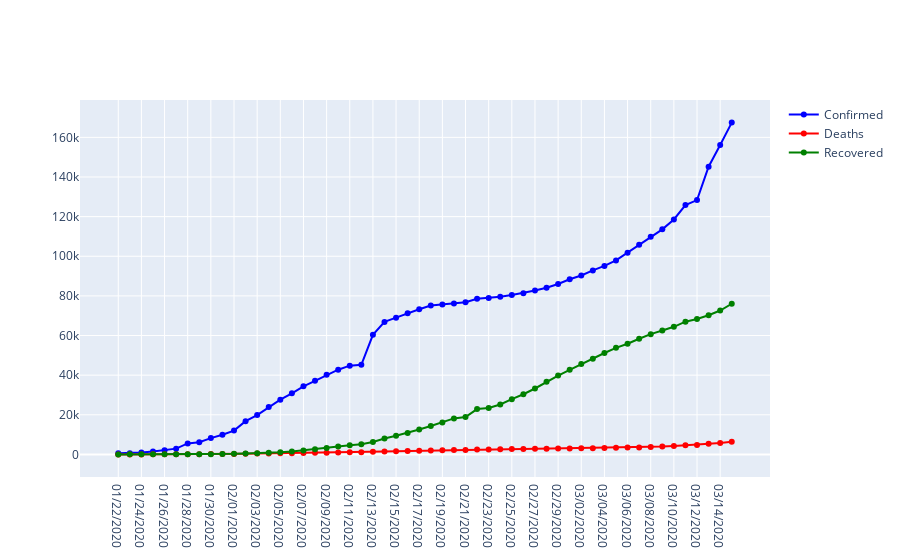

This figure's notebook cell:
### Code cell
fig=go.Figure()
fig.add_trace(go.Scatter(x=confirmed['Date'],y=confirmed['Confirmed'],mode='lines+markers',name='Confirmed',line=dict(color='blue',width=2)))

fig.add_trace(go.Scatter(x=death['Date'],y=death['Deaths'],mode='lines+markers',name='Deaths',line=dict(color='red',width=2)))
fig.add_trace(go.Scatter(x=rec['Date'],y=rec['Recovered'],mode='lines+markers',name='Recovered',line=dict(color='green',width=2)))
